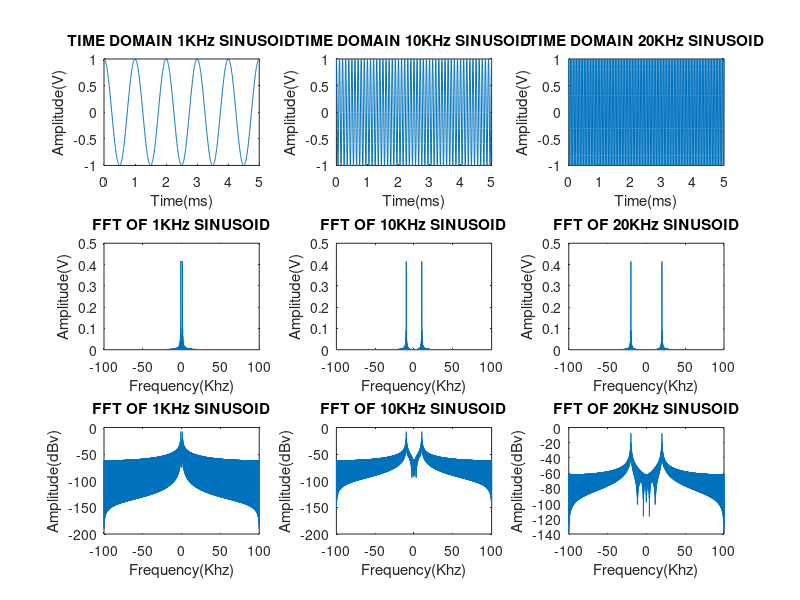

This figure's MATLAB source: (Note: this script raises an error after producing the figure.)
%%
%--------------------------------------------------------------------------
% Matlab code investigating the effects of quatization on the frequency 
% spectrum of signals
%--------------------------------------------------------------------------
close all
%% SIGNAL DEFINITION
%all sinusoids have magnitude 1

%sampling rate
fs = 200000;
%sampling preiod
T = 1/fs;
%run time
t = (1:T:1.005)-1;

%signal frequencies
LF_hz = 1000;
IF_hz = 10000;
HF_hz = 20000;

%signal generation
LF = cos(2*pi*LF_hz.*t);
IF = cos(2*pi*IF_hz.*t);
HF = cos(2*pi*HF_hz.*t);

%% PLOTTING TIME
%plotting generated functions
%convertin time to milli seconds
t_ms = t*1000;

figure

subplot(3,3,1)
plot(t_ms,LF)
xlabel("Time(ms)")
ylabel("Amplitude(V)")
title("TIME DOMAIN 1KHz SINUSOID")

subplot(3,3,2)
plot(t_ms,IF)
xlabel("Time(ms)")
ylabel("Amplitude(V)")
title("TIME DOMAIN 10KHz SINUSOID")

subplot(3,3,3)
plot(t_ms,HF)
xlabel("Time(ms)")
ylabel("Amplitude(V)")
title("TIME DOMAIN 20KHz SINUSOID")

%% FFT OF UN-ADC'ED SIGNAL

%zero padding to increase f_res
pad_factor = 5;

%padding to increase frequency resolution
LF_p = [LF zeros(1,length(LF)*pad_factor)];
IF_p = [IF zeros(1,length(IF)*pad_factor)];
HF_p = [HF zeros(1,length(HF)*pad_factor)];

%taking fourier transform
LF_W = fftshift(fft(LF_p))*pad_factor./length(LF_p);
IF_W = fftshift(fft(IF_p))*pad_factor./length(LF_p);
HF_W = fftshift(fft(HF_p))*pad_factor./length(LF_p);

%frequency axis
f_res = 1/(length(LF_W)*T);
f = 0:f_res:(length(LF_W)-1)*f_res;
%shifting to center arround zero
f = f - f((length(f))/2);
%rescaling to KHz
f_khz = f/1000;

%% PLOTTING FREQUENCY

subplot(3,3,4)
plot(f_khz,abs(LF_W))
xlabel("Frequency(Khz)")
ylabel("Amplitude(V)")
title("FFT OF 1KHz SINUSOID")

subplot(3,3,5)
plot(f_khz,abs(IF_W))
xlabel("Frequency(Khz)")
ylabel("Amplitude(V)")
title("FFT OF 10KHz SINUSOID")

subplot(3,3,6)
plot(f_khz,abs(HF_W))
xlabel("Frequency(Khz)")
ylabel("Amplitude(V)")
title("FFT OF 20KHz SINUSOID")

subplot(3,3,7)
plot(f_khz,20*log10(abs(LF_W)))
xlabel("Frequency(Khz)")
ylabel("Amplitude(dBv)")
title("FFT OF 1KHz SINUSOID")

subplot(3,3,8)
plot(f_khz,20*log10(abs(IF_W)))
xlabel("Frequency(Khz)")
ylabel("Amplitude(dBv)")
title("FFT OF 10KHz SINUSOID")

subplot(3,3,9)
plot(f_khz,20*log10(abs(HF_W)))
xlabel("Frequency(Khz)")
ylabel("Amplitude(dBv)")
title("FFT OF 20KHz SINUSOID")

%% Question 1.1 - 1.2

%
% Plot  the  normalised  magnitude  spectra  and  determine  the  spurious  
% levels  from  the  output  of  a  DRFM  that receives the following 
% signals with differently specified A/D converters.
%

%used to increase frequency resolution of fft
pad_factor = 5;

%----------------------------------------------
%One signal using a *1* bit A/D converter: 5KHz
%----------------------------------------------
bits = 1;
amplitude = 1;
IF_1b = IF;

%time domain
IF_1b= adc_sample(bits,amplitude,IF_1b);
%frequency domain
IF_1b_p = [IF_1b zeros(1,length(IF_1b)*pad_factor)];
%./ to remove fft gain
IF_1b_w = fftshift(fft(IF_1b_p))*pad_factor./length(IF_1b_p);


%----------------------------------------------
%One signal using a *5* bit A/D converter: 5KHz
%----------------------------------------------
bits = 5;
amplitude = 1;
IF_5b = IF;

%time domain
IF_5b = adc_sample(bits,amplitude,IF_5b);
%frequency domain
IF_5b_p = [IF_5b zeros(1,length(IF_5b)*pad_factor)];
%./ to remove fft gain
IF_5b_w = fftshift(fft(IF_5b_p))*pad_factor./length(IF_5b_p);

%----------------------------------------------
%plotting
%----------------------------------------------

%frequency axis
f_res = 1/(length(IF_1b)*T);
f = 0:f_res:(length(IF_1b_w)-1)*f_res;
%shifting to center arround zero
f = f - f((length(f))/2);
%rescaling to KHz
f_khz = f/1000;

figure
subplot(3,2,1)
plot(t,IF_1b)
xlabel("Time(ms)")
ylabel("Amplitude(V)")
title("TIME DOMAIN 10KHz SINUSOID - 1 BIT ADC")

subplot(3,2,2)
plot(t,IF_5b)
xlabel("Time(ms)")
ylabel("Amplitude(V)")
title("TIME DOMAIN 10KHz SINUSOID - 5 BIT ADC")

subplot(3,2,3)
plot(f_khz,abs(IF_1b_w))
xlabel("Frequency(KHz)")
ylabel("Amplitude(V)")
title("FFT OF 10KHz SINUSOID - 1 BIT ADC")

subplot(3,2,4)
plot(f_khz,abs(IF_5b_w))
xlabel("Frequency(KHz)")
ylabel("Amplitude(V)")
title("FFT OF 10KHz SINUSOID - 5 BIT ADC")

subplot(3,2,5)
plot(f_khz,20*log10(abs(IF_1b_w)))
xlabel("Frequency(KHz)")
ylabel("Amplitude(dBv)")
title("FFT OF 10KHz SINUSOID - 1 BIT ADC")

subplot(3,2,6)
plot(f_khz,20*log10(abs(IF_5b_w)))
xlabel("Frequency(KHz)")
ylabel("Amplitude(dBv)")
title("FFT OF 10KHz SINUSOID - 5 BIT ADC")

%% Question 1.3 - 1.4


pad_factor = 5;
sig_3 = LF + IF + HF;


%adc'ing signal
bits = 1;
amplitude = 1;
sig_3_1b = adc_sample(bits, amplitude, sig_3);

bits = 5;
amplitude = 1;
sig_3_5b = adc_sample(bits, amplitude, sig_3);

%frequency domain

%frequency domain
sig_3_1b_p = [sig_3_1b zeros(1,length(sig_3_1b)*pad_factor)];
%./ to remove fft gain
sig_3_1b_w = fftshift(fft(sig_3_1b_p))*pad_factor./length(sig_3_1b_p);

sig_3_5b_p = [sig_3_5b zeros(1,length(sig_3_1b)*pad_factor)];
%./ to remove fft gain
sig_3_5b_w = fftshift(fft(sig_3_5b_p))*pad_factor./length(sig_3_5b_p);


%frequency axis
f_res = 1/(length(sig_3_1b_w)*T);
f = 0:f_res:(length(sig_3_1b_w)-1)*f_res;
%shifting to center arround zero
f = f - f((length(f))/2);
%rescaling to KHz
f_khz = f/1000;



%plotting

figure

subplot(3,2,1)
plot((1:1:length(sig_3_1b))*T, sig_3_1b)
xlabel("Time(ms)")
ylabel("Amplitude(V)")
title("TIME DOMAIN COMBINED SINUSOIDS - 1 BIT ADC")

subplot(3,2,2)
plot((1:1:length(sig_3_5b))*T, sig_3_5b)
xlabel("Time(ms)")
ylabel("Amplitude(V)")
title("TIME DOMAIN COMBINED SINUSOIDS - 5 BIT ADC")

subplot(3,2,3)
plot(f_khz,abs(sig_3_1b_w))
xlabel("Frequency(KHz)")
ylabel("Amplitude(V)")
title("FFT OF COMBINED SINUSOIDS - 1 BIT ADC")

subplot(3,2,4)
plot(f_khz,abs(sig_3_5b_w))
xlabel("Frequency(KHz)")
ylabel("Amplitude(V)")
title("FFT OF COMBINED SINUSOIDS - 5 BIT ADC")


subplot(3,2,5)
plot(f_khz,20*log10(abs(sig_3_1b_w)))
xlabel("Frequency(KHz)")
ylabel("Amplitude(dBv)")
title("FFT OF COMBINED SINUSOIDS - 1 BIT ADC")

subplot(3,2,6)
plot(f_khz,20*log10(abs(sig_3_5b_w)))
xlabel("Frequency(KHz)")
ylabel("Amplitude(dBv)")
title("FFT OF COMBINED SINUSOIDS - 5 BIT ADC")




















